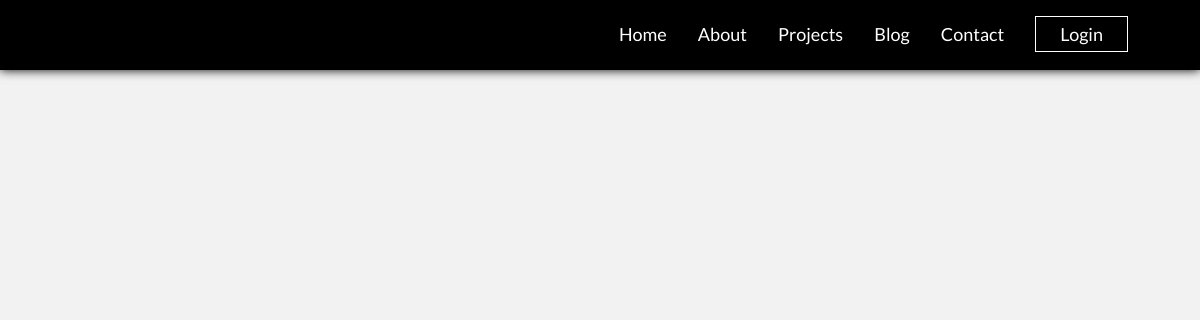
The app's page /posts, older data.
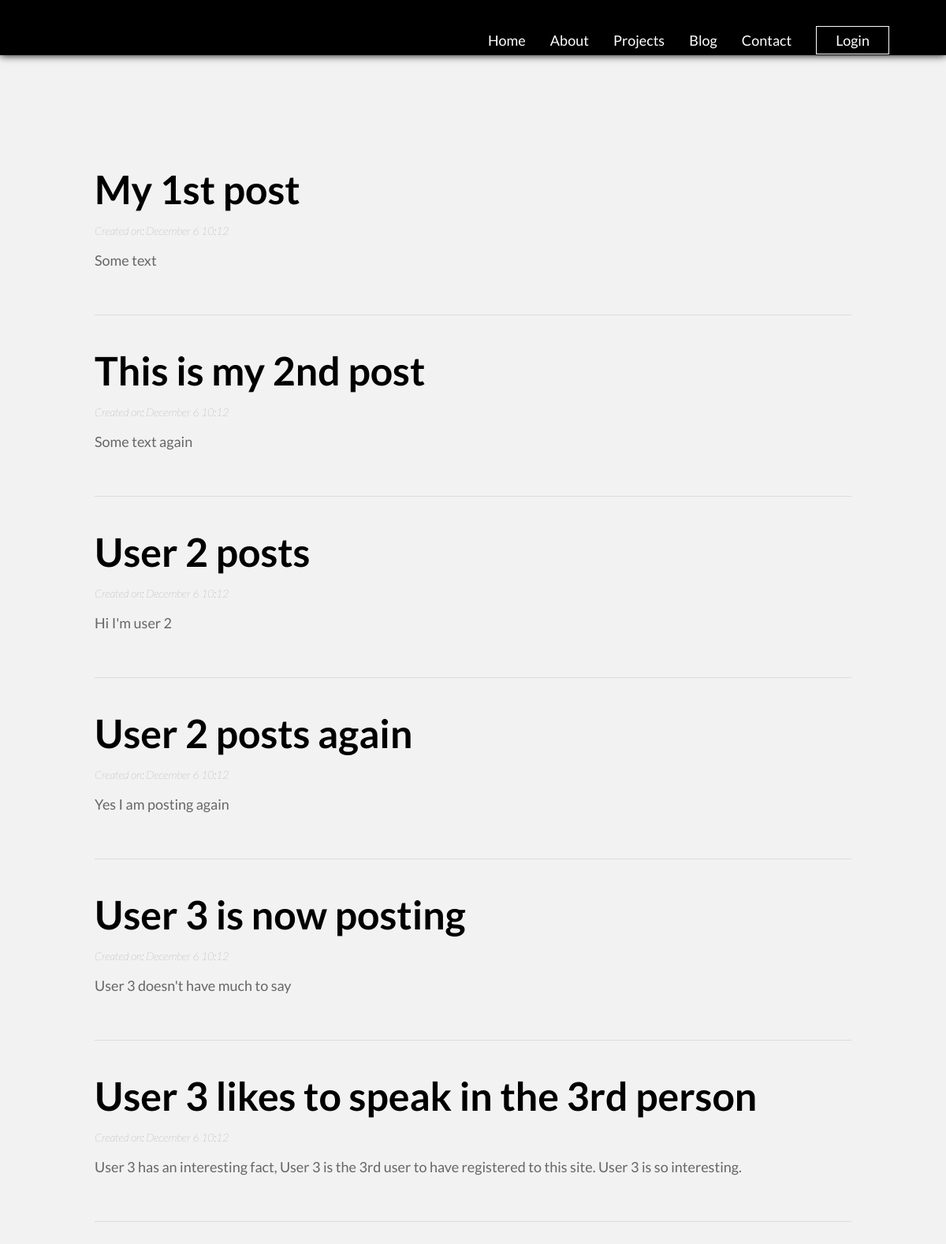
The same page, newer data.
### tables this page shows
CREATE TABLE `posts` (
  `id` int(11) NOT NULL,
  `user_id` int(11) NOT NULL,
  `title` varchar(255) NOT NULL,
  `body` text NOT NULL,
  `created_at` datetime NOT NULL DEFAULT current_timestamp()
);

### app/controllers/Posts.php (called while the page is built, shortened)
<?php
class Posts extends Controller
{
    public function __construct()
    {
        $this->postModel = $this->model('Post');
    }
    public function index()
    {
        $posts = $this->postModel->findAllPosts();
        $data = [
            'posts' => $posts,
        ];
        $this->view('posts/index', $data);
    }
}

### app/libraries/Core.php (called while the page is built, shortened)
<?php
class Core
{
  protected $currentMethod = 'index';
  public function __construct()
  {
    $url = $this->getUrl();
    if (isset($url)) {
      if (file_exists('../app/controllers/' . ucwords($url[0]) . '.php')) {
        unset($url[0]);
      }
    }
    $this->currentController = new $this->currentController;
    $this->params = $url ? array_values($url) : [];
    call_user_func_array([$this->currentController, $this->currentMethod], $this->params);
  }
  public function getUrl()
  {
    if (isset($_GET['url'])) {
      $url = rtrim($_GET['url'], '/');
      $url = filter_var($url, FILTER_SANITIZE_URL);
      $url = explode('/', $url);
      return $url;
    }
  }
}

### app/require.php (called while the page is built, shortened)
<?php
    require_once 'libraries/Core.php';
    require_once 'libraries/Controller.php';
    require_once 'libraries/Database.php';
    $init = new Core();

### public/index.php (called while the page is built)
<?php
    require_once '../app/require.php';

### app/libraries/Database.php (called while the page is built, shortened)
<?php
    class Database {
        private $dbHost = DB_HOST;
        private $dbUser = DB_USER;
        private $dbPass = DB_PASS;
        private $dbName = DB_NAME;
        private $statement;
        private $dbHandler;
        public function __construct() {
            $conn = 'mysql:host=' . $this->dbHost . ';dbname=' . $this->dbName;
            $options = array(
                PDO::ATTR_PERSISTENT => true,
                PDO::ATTR_ERRMODE => PDO::ERRMODE_EXCEPTION
            );
            try {
                $this->dbHandler = new PDO($conn, $this->dbUser, $this->dbPass, $options);
            } catch (PDOException $e) {
                $this->error = $e->getMessage();
                echo $this->error;
            }
        }
        public function query($sql) {
            $this->statement = $this->dbHandler->prepare($sql);
        }
        public function execute() {
            return $this->statement->execute();
        }
        public function resultSet() {
            $this->execute();
            return $this->statement->fetchAll(PDO::FETCH_OBJ);
        }
    }

### app/models/Post.php (called while the page is built, shortened)
<?php
class Post
{
    private $db;
    public function __construct()
    {
        $this->db = new Database;
    }
    public function findAllPosts()
    {
        $this->db->query('SELECT * FROM posts ORDER By created_at ASC');
        $results = $this->db->resultSet();
        return $results;
    }
}

### app/views/posts/index.php (the view, shortened to what this page needs)
<?php
require APPROOT . '/views/includes/head.php';
?>
<div class="navbar dark">
    <?php
    require APPROOT . '/views/includes/navigation.php';
    ?>
</div>
<div class="container">
    <?php foreach ($data['posts'] as $post) : ?>
        <div class="container-item">
            <h2>
                <?php echo $post->title; ?>
            </h2>
            <h3>
                <?php echo 'Created on: ' . date('F j h:m', strtotime($post->created_at)) ?>
            </h3>
            <p>
                <?php echo $post->body ?>
            </p>
        </div>
    <?php endforeach; ?>
</div>

### app/libraries/Controller.php (shortened to what this page needs)
<?php
    class Controller {
        public function view($view, $data = []) {
            if (file_exists('../app/views/' . $view . '.php')) {
                require_once '../app/views/' . $view . '.php';
            } else {
                die("View does not exists.");
            }
        }
    }

### app/views/includes/head.php (shortened to what this page needs)
<html>
<head>
    <link rel="stylesheet" href="<?php echo URLROOT ?>/public/css/style.css">
</head>
<body>

### app/views/includes/navigation.php
<nav class="top-nav">
    <ul>
        <li>
            <a href="<?php echo URLROOT; ?>/index">Home</a>
        </li>
        <li>
            <a href="<?php echo URLROOT; ?>/about">About</a>
        </li>
        <li>
            <a href="<?php echo URLROOT; ?>/projects">Projects</a>
        </li>
        <li>
            <a href="<?php echo URLROOT; ?>/posts">Blog</a>
        </li>
        <li>
            <a href="<?php echo URLROOT; ?>/contact">Contact</a>
        </li>
        <li class="btn-login">
            <?php if(isset($_SESSION['user_id'])) : ?>
                <a href="<?php echo URLROOT; ?>/users/logout">Log out</a>
            <?php else : ?>
                <a href="<?php echo URLROOT; ?>/users/login">Login</a>
            <?php endif; ?>
        </li>
    </ul>
</nav>

### public/css/style.css (style rules this page uses)
html, body { height: 100%; width: 100%; padding: 0; margin: 0; top: 0; bottom: 0; font-family: 'Lato', sans-serif; background-color: #f2f2f2; }
a { text-decoration: none; }
h2 { font-size: 50px; margin: 0; }
h3 { font-size: 14px; color: #696969; font-weight: 100; font-style: italic; }
p { font-size: 18px; color: #666; }
.top-nav { display: block; }
.top-nav ul { margin: 0; padding: 0; position: absolute; right: 6%; top: 2%; }
.top-nav ul li { display: inline-block; margin-left: 28px; }
.top-nav ul li a { color: #ffffff; text-decoration: none; font-size: 18px; }
.btn-login { border: 1px solid #ffffff; padding: 6px 24px; }
.navbar { width: 100%; height: 70px; background-color: #1a1a1a; box-shadow: 0px 0px 10px #1a1a1a; }
.dark { background-color: hsl(0, 0%, 0%); box-shadow: 0px 0px 10px hsl(0, 0%, 0%); }
.container { margin: 0 auto; width: 80%; padding: 100px 0px; }
.container-item { border-bottom: 1px solid #dcdcdc; padding: 40px 0px; }
::placeholder { font-size: 14px; font-weight: 100; font-style: italic; }

Row changes from the older to the newer data that the page shows:
added posts: title "My 1st post", created_at "December 6 10:12", body "Some text"
added posts: title "This is my 2nd post", created_at "December 6 10:12", body "Some text again"
added posts: title "User 2 posts", created_at "December 6 10:12", body "Hi I'm user 2"
added posts: title "User 2 posts again", created_at "December 6 10:12", body "Yes I am posting again"
added posts: title "User 3 is now posting", created_at "December 6 10:12", body "User 3 doesn't have much to say"
added posts: title "User 3 likes to speak in the 3rd person", created_at "December 6 10:12", body "User 3 has an interesting fact, User 3 is the 3rd user to have registered to this site. User 3 is so interesting."
